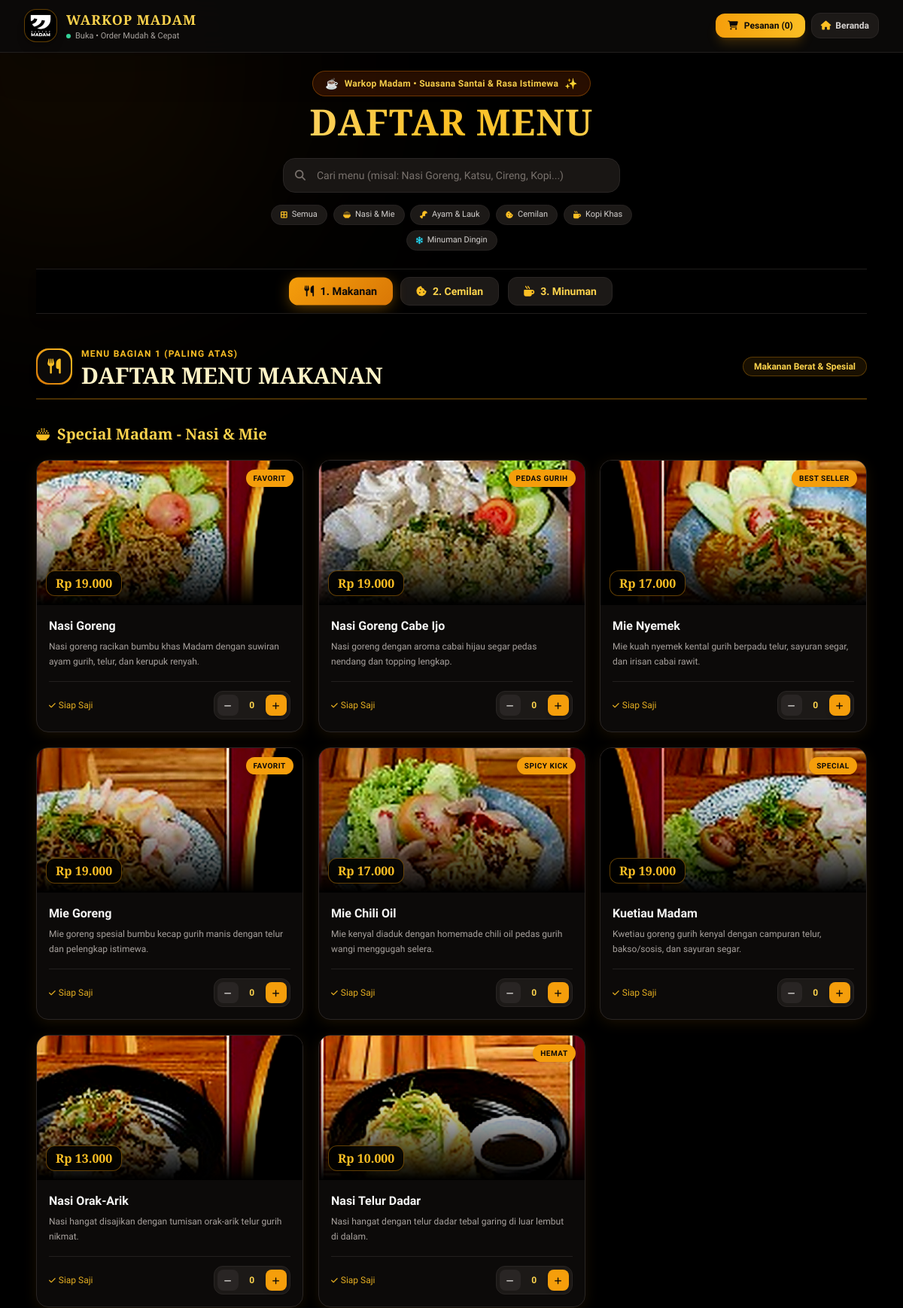
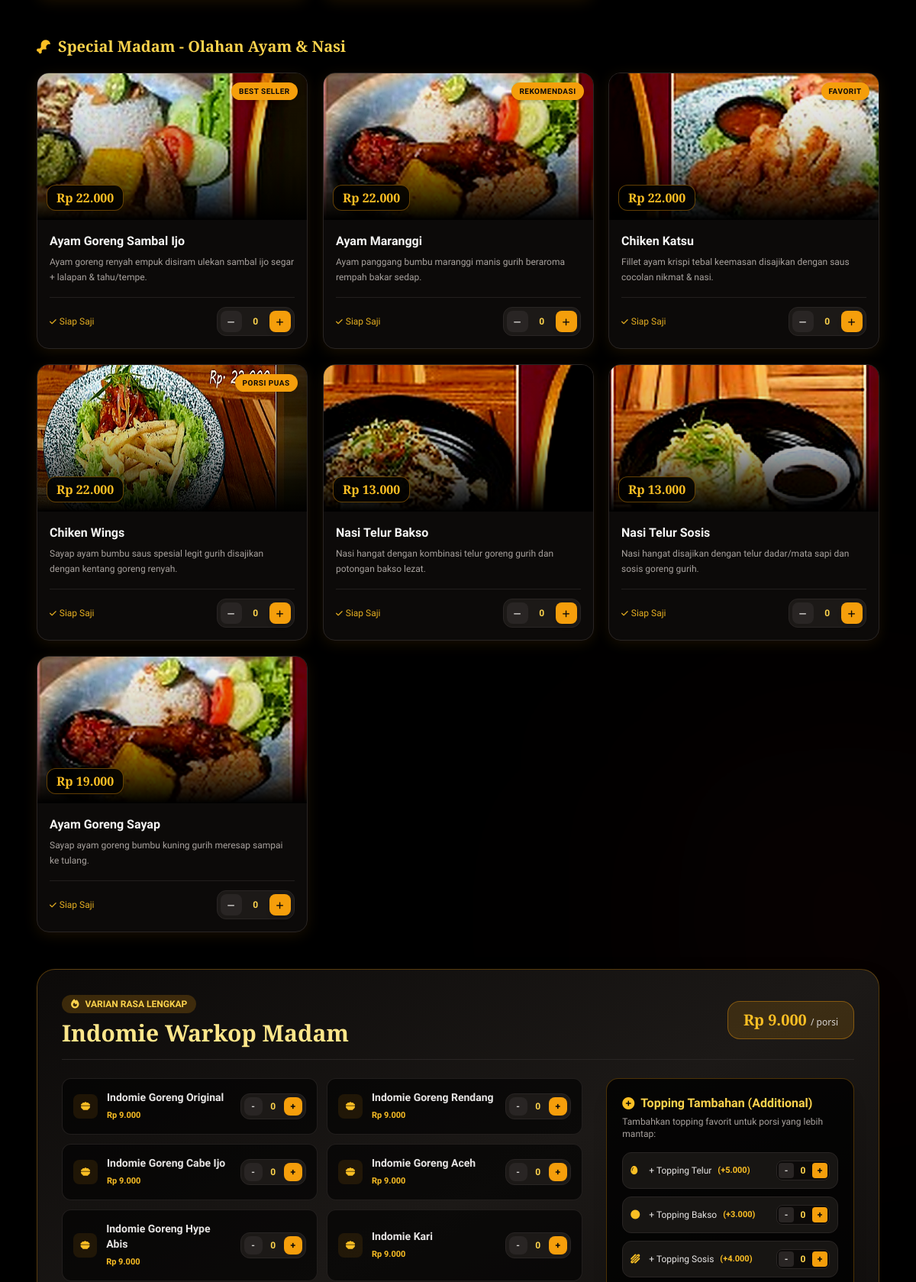
Page /menu.php (upper part) on the committed database (2 pictures, top to bottom).
### tables this page shows
CREATE TABLE IF NOT EXISTS `menu_items` (
  `id` int(11) NOT NULL AUTO_INCREMENT,
  `nama_menu` varchar(100) NOT NULL,
  `kategori` enum('makanan','cemilan','minuman') NOT NULL,
  `subkategori` varchar(50) DEFAULT 'Umum',
  `harga` int(11) NOT NULL,
  `deskripsi` text DEFAULT NULL,
  `foto` varchar(255) DEFAULT 'assets/logo.png',
  `status` enum('tersedia','habis') DEFAULT 'tersedia',
  `created_at` timestamp NOT NULL DEFAULT current_timestamp(),
  PRIMARY KEY (`id`),
  KEY `idx_kategori` (`kategori`),
  KEY `idx_status` (`status`)
);

### menu.php (the view, shortened to what the rows shown need)
<?php
try {
    $pdo_menu = get_db_connection();
    $stmt_custom = $pdo_menu->query("SELECT * FROM menu_items WHERE status = 'tersedia' ORDER BY id DESC");
} catch (Exception $e) {
    error_log("Menu load fallback: " . $e->getMessage());
}
?>
<!DOCTYPE html>
<html lang="id" class="scroll-smooth">
<head>
    <script src="https://cdn.tailwindcss.com"></script>
    <link rel="stylesheet" href="https://cdnjs.cloudflare.com/ajax/libs/font-awesome/6.4.0/css/all.min.css">
</head>
<body class="bg-black text-stone-100 min-h-screen selection:bg-amber-500 selection:text-stone-950 pb-32">
    <header id="main-header" class="sticky top-0 z-50 bg-stone-950/90 backdrop-blur-xl border-b border-stone-800/80 px-4 py-3 sm:px-8 shadow-2xl transition-all duration-300">
        <div class="max-w-6xl mx-auto flex items-center justify-between gap-3">
            <a href="index.php" class="flex items-center gap-3 group">
                <div>
                    <h1 class="text-base sm:text-lg font-bold font-serif-title tracking-wider text-amber-300 group-hover:text-amber-200 transition">
                        WARKOP MADAM
                    </h1>
                </div>
            </a>
        </div>
    </header>
    <main class="max-w-6xl mx-auto px-4 sm:px-6 pt-6 relative z-10">
        <div class="text-center mb-6 relative">
            <h2 class="text-3xl sm:text-5xl font-black font-serif-title bg-gradient-to-r from-amber-100 via-amber-400 to-amber-200 bg-clip-text text-transparent tracking-wide">
            </h2>
        </div>
        <section id="menu-makanan" class="scroll-mt-36 mb-20 menu-section">
            <div class="mb-12">
                <div class="grid grid-cols-1 sm:grid-cols-2 lg:grid-cols-3 xl:grid-cols-4 gap-5">
                    <?php foreach ($menu_makanan['special_nasi_mie']['items'] as $item): ?>
                        <div class="menu-card bg-stone-950 rounded-2xl border border-stone-800 hover:border-amber-500/50 transition-all duration-300 overflow-hidden group flex flex-col justify-between gold-border-glow"
                             data-name="<?php echo strtolower($item['nama']); ?>"
                             data-desc="<?php echo strtolower($item['deskripsi']); ?>">
                            <div class="relative h-48 w-full bg-stone-900 overflow-hidden cursor-pointer" onclick="openImageModal('<?php echo $item['foto']; ?>', '<?php echo addslashes($item['nama']); ?>', 'Rp <?php echo number_format($item['harga'], 0, ',', '.'); ?>')">
                                <img src="<?php echo $item['foto']; ?>"
                                     alt="<?php echo htmlspecialchars($item['nama']); ?>"
                                     loading="lazy"
                                     class="w-full h-full object-cover group-hover:scale-110 transition duration-500 filter contrast-[1.05] brightness-[1.02]">
                                <div class="absolute inset-0 bg-gradient-to-t from-black via-black/20 to-transparent"></div>
                                <?php if (!empty($item['badge'])): ?>
                                    <div class="absolute top-3 right-3 px-2.5 py-1 rounded-full text-[10px] font-bold uppercase tracking-wider bg-amber-500 text-stone-950 shadow-md">
                                        <?php echo htmlspecialchars($item['badge']); ?>
                                    </div>
                                <?php endif; ?>
                                <div class="absolute bottom-3 left-3 px-3 py-1 rounded-xl bg-black/85 backdrop-blur-md border border-amber-500/40 text-amber-400 font-extrabold text-sm sm:text-base font-serif-title shadow-lg">
                                    Rp <?php echo number_format($item['harga'], 0, ',', '.'); ?>
                                </div>
                            </div>
                            <div class="p-4 flex flex-col justify-between flex-1">
                                <div>
                                    <h5 class="font-bold text-base text-stone-100 group-hover:text-amber-300 transition">
                                        <?php echo htmlspecialchars($item['nama']); ?>
                                    </h5>
                                    <p class="text-stone-400 text-xs mt-1.5 line-clamp-2 leading-relaxed">
                                        <?php echo htmlspecialchars($item['deskripsi']); ?>
                                    </p>
                                </div>
                                <div class="mt-4 pt-3 border-t border-stone-800/80 flex items-center justify-between">
                                    <span class="text-amber-400/90 font-medium text-xs flex items-center gap-1">
                                        <i class="fa-solid fa-check text-[10px]"></i> Siap Saji
                                    </span>
                                    <div class="flex items-center gap-1.5 bg-stone-900 border border-stone-800 rounded-xl p-1">
                                        <button onclick="changeItemQty('<?php echo addslashes($item['nama']); ?>', <?php echo $item['harga']; ?>, -1, 'Makanan')"
                                                class="w-7 h-7 rounded-lg bg-stone-800 hover:bg-red-900/60 text-stone-300 hover:text-red-300 text-sm font-bold flex items-center justify-center transition active:scale-95">
                                            <i class="fa-solid fa-minus text-[11px]"></i>
                                        </button>
                                        <span id="qty-<?php echo md5($item['nama']); ?>" class="item-qty-badge w-6 text-center text-xs font-bold text-amber-300">0</span>
                                        <button onclick="changeItemQty('<?php echo addslashes($item['nama']); ?>', <?php echo $item['harga']; ?>, 1, 'Makanan')"
                                                class="w-7 h-7 rounded-lg bg-amber-500 hover:bg-amber-400 text-stone-950 text-sm font-bold flex items-center justify-center transition active:scale-95 shadow-md">
                                            <i class="fa-solid fa-plus text-[11px]"></i>
                                        </button>
                                    </div>
                                </div>
                            </div>
                        </div>
                    <?php endforeach; ?>
                </div>
            </div>
            <div class="mb-12">
                <div class="grid grid-cols-1 sm:grid-cols-2 lg:grid-cols-3 xl:grid-cols-4 gap-5">
                    <?php foreach ($menu_makanan['special_ayam']['items'] as $item): ?>
                        <div class="menu-card bg-stone-950 rounded-2xl border border-stone-800 hover:border-amber-500/50 transition-all duration-300 overflow-hidden group flex flex-col justify-between gold-border-glow"
                             data-name="<?php echo strtolower($item['nama']); ?>"
                             data-desc="<?php echo strtolower($item['deskripsi']); ?>">
                            <div class="relative h-48 w-full bg-stone-900 overflow-hidden cursor-pointer" onclick="openImageModal('<?php echo $item['foto']; ?>', '<?php echo addslashes($item['nama']); ?>', 'Rp <?php echo number_format($item['harga'], 0, ',', '.'); ?>')">
                                <img src="<?php echo $item['foto']; ?>"
                                     alt="<?php echo htmlspecialchars($item['nama']); ?>"
                                     loading="lazy"
                                     class="w-full h-full object-cover group-hover:scale-110 transition duration-500 filter contrast-[1.05] brightness-[1.02]">
                                <div class="absolute inset-0 bg-gradient-to-t from-black via-black/20 to-transparent"></div>
                                <?php if (!empty($item['badge'])): ?>
                                    <div class="absolute top-3 right-3 px-2.5 py-1 rounded-full text-[10px] font-bold uppercase tracking-wider bg-amber-500 text-stone-950 shadow-md">
                                        <?php echo htmlspecialchars($item['badge']); ?>
                                    </div>
                                <?php endif; ?>
                                <div class="absolute bottom-3 left-3 px-3 py-1 rounded-xl bg-black/85 backdrop-blur-md border border-amber-500/40 text-amber-400 font-extrabold text-sm sm:text-base font-serif-title shadow-lg">
                                    Rp <?php echo number_format($item['harga'], 0, ',', '.'); ?>
                                </div>
                            </div>
                            <div class="p-4 flex flex-col justify-between flex-1">
                                <div>
                                    <h5 class="font-bold text-base text-stone-100 group-hover:text-amber-300 transition">
                                        <?php echo htmlspecialchars($item['nama']); ?>
                                    </h5>
                                    <p class="text-stone-400 text-xs mt-1.5 line-clamp-2 leading-relaxed">
                                        <?php echo htmlspecialchars($item['deskripsi']); ?>
                                    </p>
                                </div>
                                <div class="mt-4 pt-3 border-t border-stone-800/80 flex items-center justify-between">
                                    <span class="text-amber-400/90 font-medium text-xs flex items-center gap-1">
                                        <i class="fa-solid fa-check text-[10px]"></i> Siap Saji
                                    </span>
                                    <div class="flex items-center gap-1.5 bg-stone-900 border border-stone-800 rounded-xl p-1">
                                        <button onclick="changeItemQty('<?php echo addslashes($item['nama']); ?>', <?php echo $item['harga']; ?>, -1, 'Makanan')"
                                                class="w-7 h-7 rounded-lg bg-stone-800 hover:bg-red-900/60 text-stone-300 hover:text-red-300 text-sm font-bold flex items-center justify-center transition active:scale-95">
                                            <i class="fa-solid fa-minus text-[11px]"></i>
                                        </button>
                                        <span id="qty-<?php echo md5($item['nama']); ?>" class="item-qty-badge w-6 text-center text-xs font-bold text-amber-300">0</span>
                                        <button onclick="changeItemQty('<?php echo addslashes($item['nama']); ?>', <?php echo $item['harga']; ?>, 1, 'Makanan')"
                                                class="w-7 h-7 rounded-lg bg-amber-500 hover:bg-amber-400 text-stone-950 text-sm font-bold flex items-center justify-center transition active:scale-95 shadow-md">
                                            <i class="fa-solid fa-plus text-[11px]"></i>
                                        </button>
                                    </div>
                                </div>
                            </div>
                        </div>
                    <?php endforeach; ?>
                </div>
            </div>
        </section>
    </main>
</body>
</html>

### rows in the picture
menu_items: foto (picture), badge "FAVORIT", harga "19.000", nama "Nasi Goreng", deskripsi "Nasi goreng racikan bumbu khas Madam dengan suwiran ayam gurih, telur, dan kerupuk renyah."
menu_items: foto (picture), badge "PEDAS GURIH", harga "19.000", nama_menu "Nasi Goreng Cabe Ijo", deskripsi "Nasi goreng dengan aroma cabai hijau segar pedas nendang dan topping lengkap."
menu_items: foto (picture), badge "BEST SELLER", harga "17.000", nama_menu "Mie Nyemek", deskripsi "Mie kuah nyemek kental gurih berpadu telur, sayuran segar, dan irisan cabai rawit."
menu_items: foto (picture), badge "FAVORIT", harga "19.000", nama_menu "Mie Goreng", deskripsi "Mie goreng spesial bumbu kecap gurih manis dengan telur dan pelengkap istimewa."
menu_items: foto (picture), badge "BEST SELLER", harga "22.000", nama_menu "Ayam Goreng Sambal Ijo", deskripsi "Ayam goreng renyah empuk disiram ulekan sambal ijo segar + lalapan & tahu/tempe."
menu_items: foto (picture), badge "REKOMENDASI", harga "22.000", nama_menu "Ayam Maranggi", deskripsi "Ayam panggang bumbu maranggi manis gurih beraroma rempah bakar sedap."
menu_items: foto (picture), badge "FAVORIT", harga "22.000", nama_menu "Chiken Katsu", deskripsi "Fillet ayam krispi tebal keemasan disajikan dengan saus cocolan nikmat & nasi."
menu_items: foto (picture), badge "PORSI PUAS", harga "22.000", nama_menu "Chiken Wings", deskripsi "Sayap ayam bumbu saus spesial legit gurih disajikan dengan kentang goreng renyah."

### other values in the picture
$menu_makanan['special_nasi_mie']['title'] "Special Madam - Nasi & Mie"
$item['badge'] "SPICY KICK"
$item['harga'] "17.000"
$item['nama'] "Mie Chili Oil"
$item['deskripsi'] "Mie kenyal diaduk dengan homemade chili oil pedas gurih wangi menggugah selera."
$item['badge'] "SPECIAL"
$item['harga'] "19.000"
$item['nama'] "Kuetiau Madam"
$item['deskripsi'] "Kwetiau goreng gurih kenyal dengan campuran telur, bakso/sosis, dan sayuran segar."
$item['harga'] "13.000"
$item['nama'] "Nasi Orak-Arik"
$item['deskripsi'] "Nasi hangat disajikan dengan tumisan orak-arik telur gurih nikmat."
$item['badge'] "HEMAT"
$item['harga'] "10.000"
$item['nama'] "Nasi Telur Dadar"
